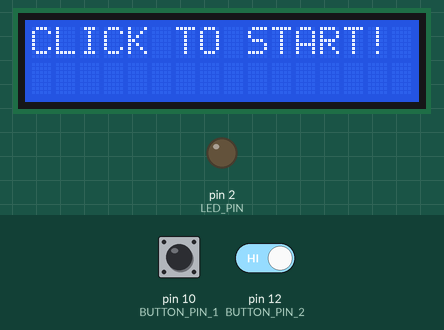
Recording of a sketch running on a simulated Arduino Uno, built with avr-gcc and run on an emulated ATmega328P. On the bench: 16×2 character LCD, output pins drawn as LEDs (lit = HIGH). The test bench sets the inputs (shaded band); at power-on: pin 10 (BUTTON_PIN_1) HIGH, pin 12 (BUTTON_PIN_2) HIGH. Random numbers use the default seed unless the sketch sets one.

Above: at 0.8 s.
0.9 s: pin 10 (BUTTON_PIN_1) pulsed LOW 5 times (0.12 s each, 0.3 s apart)
At 3.3 s:
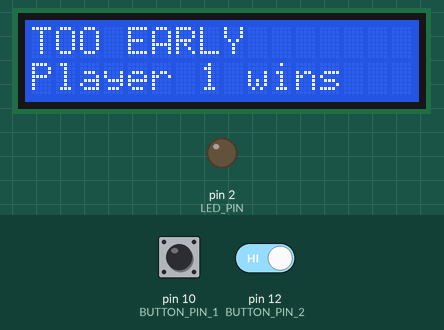
3.9 s: pin 10 (BUTTON_PIN_1) driven LOW and pin 12 (BUTTON_PIN_2) driven LOW
At 5.2 s:
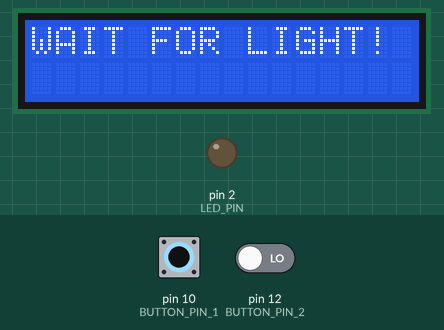
At 6.9 s:
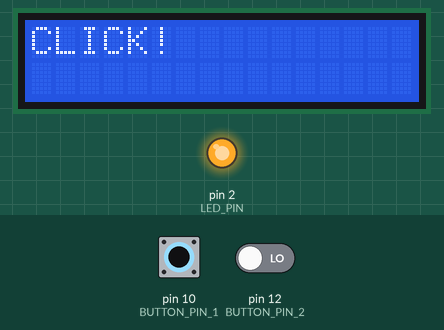
Timing chart, 0 to 8.4 s (numbered marks = the images above; inputs shaded):
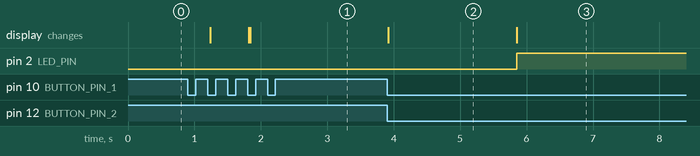

The sketch:

final_reaction_time_pvp.ino
```cpp
#include <LiquidCrystal_I2C.h>

LiquidCrystal_I2C lcd(0x27, 16, 2);

const int BUTTON_PIN_1 = 10;
const int BUTTON_PIN_2 = 12;
const int LED_PIN = 2;

long ledStartTime; // stores start time of LED turning on

void setup() {
  // set up pins to proper input/output
  pinMode(BUTTON_PIN_1, INPUT);
  pinMode(BUTTON_PIN_2, INPUT);
  pinMode(LED_PIN, OUTPUT);

  // set up lcd, and print welcome message
  lcd.init();
  lcd.backlight();
  lcd.print("CLICK TO START!");

  // initialize / reset is the same
  reset();
}

int waitForClick() {
  int p1 = 0;
  int p2 = 0;
  while (true) {
    if (p1 == 0 && digitalRead(BUTTON_PIN_1) == LOW) {
      p1++;
    }
    if (p1 == 1 && digitalRead(BUTTON_PIN_1) == HIGH) {
      p1++;
    }
    if (p1 == 2 && digitalRead(BUTTON_PIN_1) == LOW) {
      return 1;
    }

    if (p2 == 0 && digitalRead(BUTTON_PIN_2) == LOW) {
      p2++;
    }
    if (p2 == 1 && digitalRead(BUTTON_PIN_2) == HIGH) {
      p2++;
    }
    if (p2 == 2 && digitalRead(BUTTON_PIN_2) == LOW) {
      return 2;
    }
  }
  // shouldn't be possible
  return -1;
}

void reset() {
  waitForClick(); // click to reset

  digitalWrite(LED_PIN, LOW);
  lcd.clear();
  lcd.print("WAIT FOR LIGHT!");

  ledStartTime = millis() + random(1000, 3000);
}

void checkEarlyClick() {
  if (digitalRead(BUTTON_PIN_1) == HIGH) { // check if clicked early
    lcd.clear();
    lcd.print("TOO EARLY");
    lcd.setCursor(0, 1);
    lcd.print("Player 2 wins");
    reset();
  }
  if (digitalRead(BUTTON_PIN_2) == HIGH) { // check if clicked early
    lcd.clear();
    lcd.print("TOO EARLY");
    lcd.setCursor(0, 1);
    lcd.print("Player 1 wins");
    reset();
  }
}

void loop() {
  checkEarlyClick();
  if (millis() >= ledStartTime) { // check if time to start
    lcd.clear();
    lcd.print("CLICK!");
    digitalWrite(LED_PIN, HIGH);

    int winningPlayer = waitForClick();
    int resultTime = millis() - ledStartTime;

    lcd.clear();
    lcd.print(resultTime);
    lcd.print("ms");
    lcd.setCursor(0, 1);
    lcd.print("Player ");
    lcd.print(winningPlayer);
    lcd.print(" wins");

    reset();
  }
}
```

Measured:
- after the input at 0.9 s, the display: changes after 0.34 s (image 1)
- after the input at 3.9 s, pin 2 (LED_PIN): LOW → HIGH after 2.0 s; the display: changes at once (image 2)
- what the display in image 2 shows lasts 2.0 s, from 3.9 s to 5.9 s
